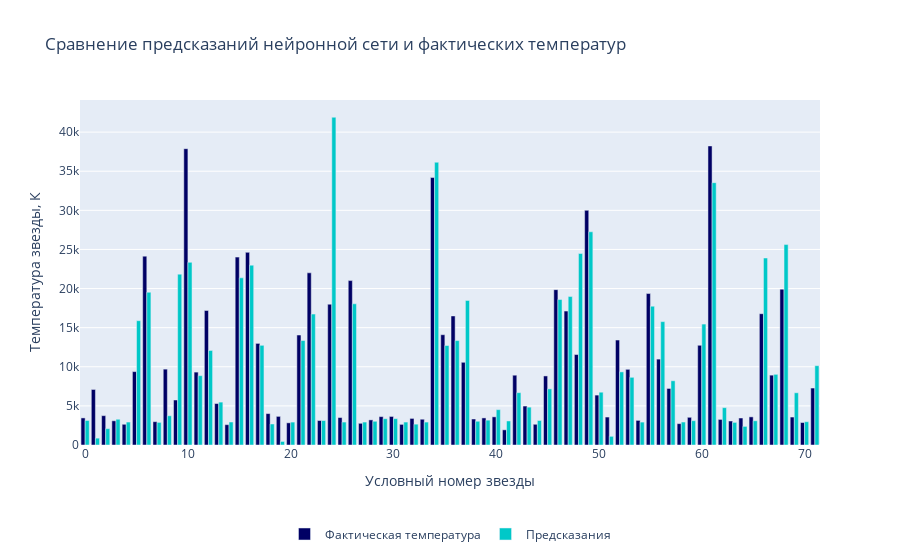

The code cell stored with this chart in its notebook:
### Code cell
fig_1 = go.Figure()

fig_1.add_trace(
    go.Bar(
        x = df_1.index, 
        y = df_1['Actual'],
        name='Фактическая температура',
        marker_color='rgb(0,0,100)'
    )
)

fig_1.add_trace(
    go.Bar(
        x = df_1.index, 
        y = df_1['Predicted'],
        name='Предсказания',
        marker_color='rgb(0,200,200)'
    )
)

fig_1.update_layout(title="Сравнение предсказаний нейронной сети и фактических температур",
                    xaxis_title="Условный номер звезды",
                    yaxis_title="Температура звезды, К",
                    legend=dict(x=.5, xanchor="center", yanchor="bottom", y=-.3, orientation="h"),
                   )

fig_1.show()

### Figure 1 — Plotly figure (JSON) as saved in the notebook; plotly's stock layout.template omitted (floating-point values rounded to 4 significant figures)
{"data": [{"marker": {"color": "rgb(0,0,100)"}, "name": "Фактическая температура", "type": "bar", "x": [0, 1, 2, 3, 4, 5, 6, 7, 8, 9, 10, 11, 12, 13, 14, 15, 16, 17, 18, 19, 20, 21, 22, 23, 24, 25, 26, 27, 28, 29, 30, 31, 32, 33, 34, 35, 36, 37, 38, 39, 40, 41, 42, 43, 44, 45, 46, 47, 48, 49, 50, 51, 52, 53, 54, 55, 56, 57, 58, 59, 60, 61, 62, 63, 64, 65, 66, 67, 68, 69, 70, 71], "y": [3463, 7100, 3752, 3095, 2650, 9383, 24145, 2983, 9700, 5752, 37882, 9320, 17200, 5300, 2600, 24020, 24630, 12990, 4015, 3660, 2835, 14060, 22012, 3129, 18000, 3511, 21020, 2774, 3212, 3628, 3650, 2637, 3399, 3295, 34190, 14100, 16500, 10574, 3324, 3462, 3600, 1939, 8924, 4980, 2650, 8829, 19860, 17120, 11567, 30000, 6380, 3575, 13420, 9675, 3146, 19360, 10980, 7230, 2731, 3541, 12749, 38234, 3270, 3068, 3450, 3598, 16787, 8930, 19923, 3574, 2871, 7282]}, {"marker": {"color": "rgb(0,200,200)"}, "name": "Предсказания", "type": "bar", "x": [0, 1, 2, 3, 4, 5, 6, 7, 8, 9, 10, 11, 12, 13, 14, 15, 16, 17, 18, 19, 20, 21, 22, 23, 24, 25, 26, 27, 28, 29, 30, 31, 32, 33, 34, 35, 36, 37, 38, 39, 40, 41, 42, 43, 44, 45, 46, 47, 48, 49, 50, 51, 52, 53, 54, 55, 56, 57, 58, 59, 60, 61, 62, 63, 64, 65, 66, 67, 68, 69, 70, 71], "y": [3135.0, 875.2, 2091.0, 3292.0, 2933.0, 15890.0, 19530.0, 2891.0, 3735.0, 21840.0, 23350.0, 8865.0, 12090.0, 5485.0, 2938.0, 21370.0, 22990.0, 12740.0, 2688.0, 453.7, 2929.0, 13353, 16740.0, 3129.0, 41900.0, 2932.0, 18050.0, 2933.0, 3034.0, 3360.0, 3368.0, 2932.0, 2665.0, 2932.0, 36150.0, 12720.0, 13350.0, 18480.0, 3037.0, 3176.0, 4518.0, 3075.0, 6690.0, 4839.0, 3135.0, 7173.0, 18600.0, 18980.0, 24480.0, 27260.0, 6749.0, 1110.0, 9348.0, 8653.0, 2928.0, 17750.0, 15770.0, 8211.0, 2936.0, 3109.0, 15460.0, 33540.0, 4775.0, 2892.0, 2379.0, 3098.0, 23910.0, 9034.0, 25620.0, 6677.0, 2979.0, 10140.0]}], "layout": {"legend": {"orientation": "h", "x": 0.5, "xanchor": "center", "y": -0.3, "yanchor": "bottom"}, "title": {"text": "Сравнение предсказаний нейронной сети и фактических температур"}, "xaxis": {"title": {"text": "Условный номер звезды"}}, "yaxis": {"title": {"text": "Температура звезды, К"}}}}
